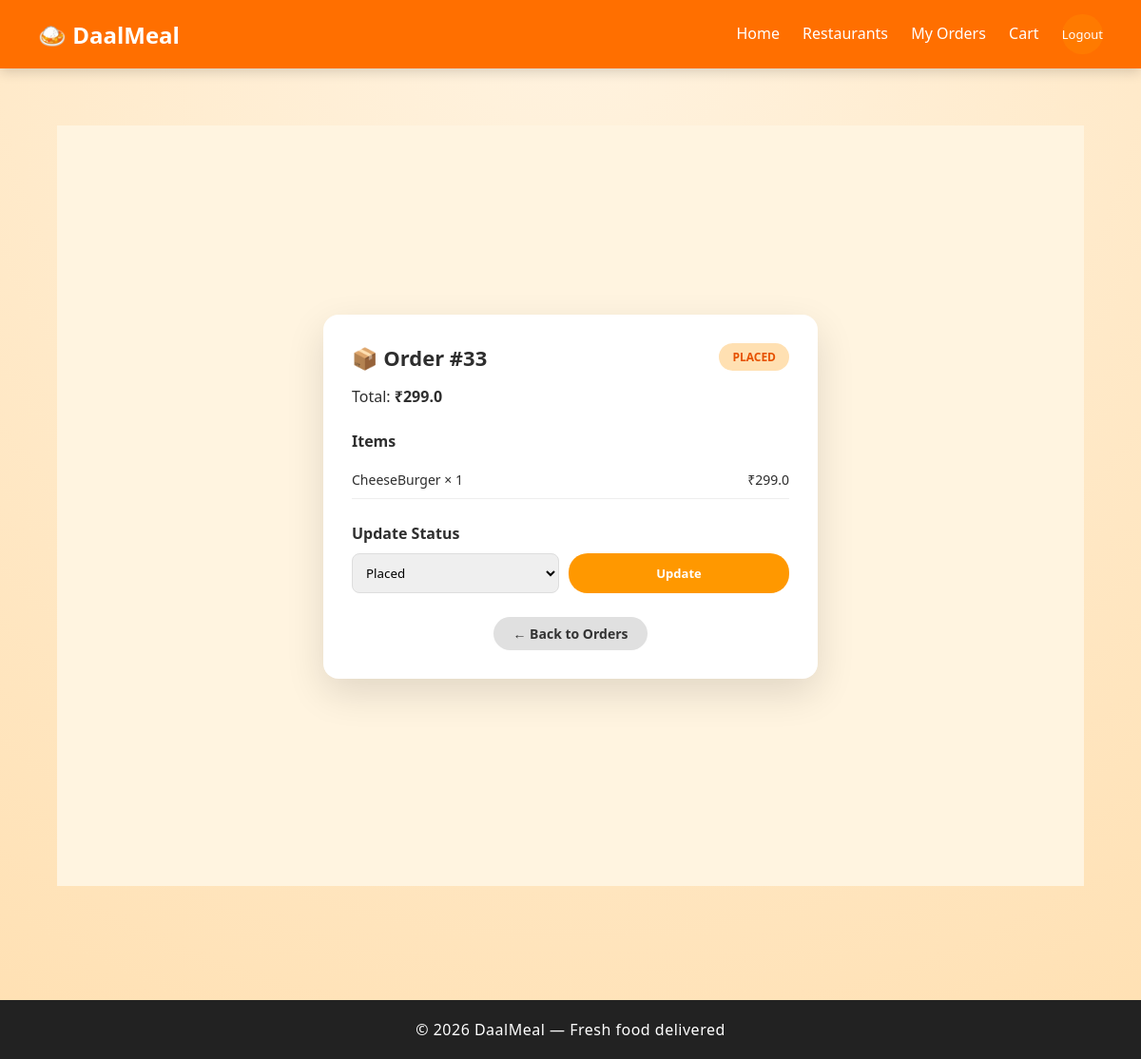
Page /dashboard/orders/33/ on the committed database.
### delivery/models.py (models this page shows, shortened)
class Order(models.Model):
    STATUS_CHOICES = [
        ("PLACED", "Placed"),
        ("PREPARING", "Preparing"),
        ("OUT_FOR_DELIVERY", "Out for Delivery"),
        ("DELIVERED", "Delivered"),
        ("CANCELLED", "Cancelled"),
    ]
    customer = models.ForeignKey(User, on_delete=models.CASCADE)
    total_amount = models.FloatField()
    status = models.CharField(
        max_length=20,
        choices=STATUS_CHOICES,
        default="PLACED"
    )
    created_at = models.DateTimeField(auto_now_add=True)

class OrderItem(models.Model):
    order = models.ForeignKey(Order, on_delete=models.CASCADE, related_name="items")
    menu_item = models.ForeignKey(MenuItem, on_delete=models.CASCADE)
    quantity = models.IntegerField()
    price = models.FloatField()

class MenuItem(models.Model):
    restaurant = models.ForeignKey(
        Restaurant,
        on_delete=models.CASCADE,
        related_name="menu_items"
    )
    name = models.CharField(max_length=100)
    price = models.FloatField()
    description = models.CharField(max_length=255, blank=True)

### delivery/views.py (the view)
# urls.py: path("dashboard/orders/<int:order_id>/",views.admin_order_detail,name="admin_order_detail"),
def admin_order_detail(request, order_id):
    order = Order.objects.get(id=order_id)
    items = OrderItem.objects.filter(order=order)
    if request.method == "POST":
        order.status = request.POST.get("status")
        order.save()
        return redirect("admin_order_detail", order_id=order.id)
    return render(request, "admin_order_detail.html", {
        "order": order,
        "items": items
    })

### delivery/Templates/admin_order_detail.html (shortened to what this page needs)
{% extends "base.html" %}
{% load static %}
{% block content %}
<div class="order-detail-page">
    <div class="order-card">
        <div class="order-header">
            <h2>📦 Order #{{ order.id }}</h2>
            <span class="status-badge {{ order.status|lower }}">
                {{ order.status }}
            </span>
        </div>
        <div class="order-total">
            Total: <strong>₹{{ order.total_amount }}</strong>
        </div>
        <div class="order-section">
            <h3>Items</h3>
            {% for item in order.items.all %}
            <div class="order-item">
                <span>{{ item.menu_item.name }} × {{ item.quantity }}</span>
                <span>₹{{ item.price }}</span>
            </div>
            {% endfor %}
        </div>
        <div class="order-section">
            <h3>Update Status</h3>
            <form method="post" class="status-form">
                <select name="status">
                    <option value="PLACED" {% if order.status == "PLACED" %}selected{% endif %}>Placed</option>
                </select>
                <button type="submit" class="btn btn-update">Update</button>
            </form>
        </div>
        <div class="order-actions">
            <a href="{% url 'admin_orders' %}" class="btn btn-back">← Back to Orders</a>
        </div>
    </div>
</div>
{% endblock %}

### delivery/static/css/style.css (style rules this page uses)
* { margin: 0; padding: 0; box-sizing: border-box; font-family: "Segoe UI", sans-serif; }
body { background: radial-gradient(circle at top, #fff3e0, #ffe0b2); min-height: 100vh; color: #2e2e2e; }
.btn { display: inline-block; padding: 10px 16px; background: #ff7a00; color: white; text-decoration: none; border-radius: 20px; font-size: 14px; }
.btn { padding: 12px 22px; border-radius: 25px; text-decoration: none; font-weight: 600; font-size: 14px; }
.order-card { background: #fff; border-radius: 14px; padding: 20px; margin-bottom: 20px; box-shadow: 0 10px 25px rgba(0,0,0,0.08); }
.order-header { display: flex; justify-content: space-between; align-items: center; }
.btn { flex: 1; text-align: center; padding: 10px 0; border-radius: 25px; font-size: 13px; font-weight: 600; color: white; text-decoration: none; transition: 0.2s ease; }
.btn { flex: 1; padding: 12px 0; border-radius: 25px; font-weight: 600; text-align: center; text-decoration: none; border: none; cursor: pointer; }
.btn-back { background: #e0e0e0; color: #333; }
.order-actions { margin-left: auto; }
.order-actions .btn { width: auto; flex: unset; padding: 8px 20px; border-radius: 20px; font-size: 14px; font-weight: 600; }
.order-detail-page { min-height: 100vh; background: #fff4e0; display: flex; justify-content: center; align-items: center; padding: 40px; }
.order-card { background: #fff; width: 100%; max-width: 520px; padding: 30px; border-radius: 16px; box-shadow: 0 15px 40px rgba(0,0,0,0.12); }
.order-header { display: flex; justify-content: space-between; align-items: center; margin-bottom: 10px; }
.order-header h2 { font-size: 22px; margin: 0; }
.status-badge { padding: 6px 14px; border-radius: 20px; font-size: 12px; font-weight: 600; text-transform: uppercase; }
.status-badge.placed { background: #ffe0b2; color: #e65100; }
.order-total { font-size: 16px; margin: 15px 0; }
.order-section { margin-top: 25px; }
.order-section h3 { margin-bottom: 10px; font-size: 16px; }
.order-item { display: flex; justify-content: space-between; padding: 10px 0; border-bottom: 1px solid #eee; font-size: 14px; }
.status-form { display: flex; gap: 10px; margin-top: 10px; }
.status-form select { flex: 1; padding: 10px; border-radius: 8px; border: 1px solid #ddd; }
.btn-update { background: #ff9800; color: white; border: none; padding: 10px 18px; border-radius: 20px; font-weight: 600; cursor: pointer; }
.order-actions { margin-top: 25px; text-align: center; }
.btn-back { background: #e0e0e0; color: #333; padding: 10px 22px; border-radius: 22px; text-decoration: none; font-weight: 600; }

### rows in the picture
Order: id "33", status "PLACED", total_amount "299.0", status "Placed"
OrderItem: menu_item.name "CheeseBurger", quantity "1", price "299.0"
